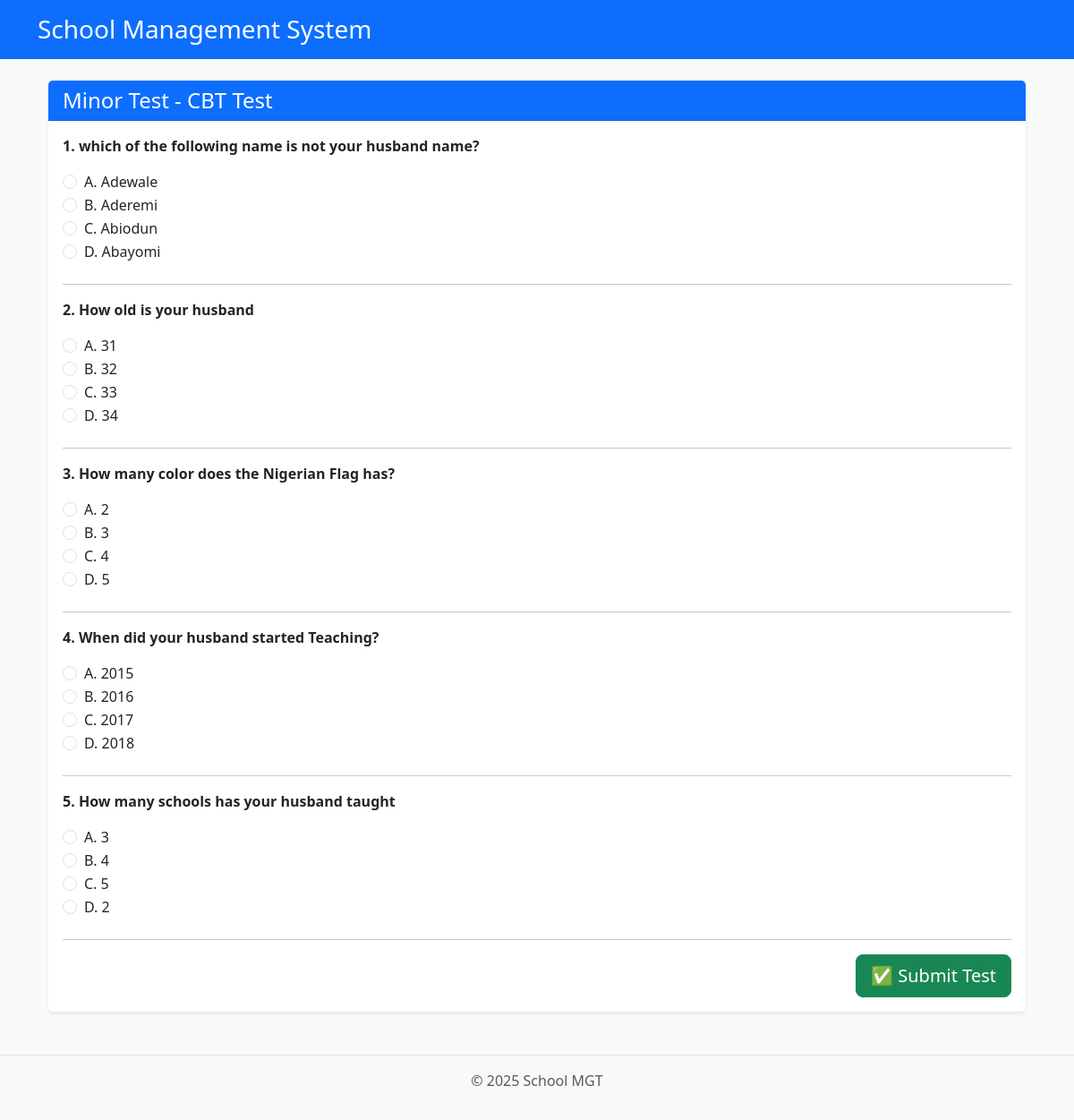
The page /student/cbt/start/4/ (signed in) on the database its author committed.
### core/models.py (models this page shows, shortened)
class CBTTest(models.Model):
    teacher = models.ForeignKey(TeacherProfile, on_delete=models.CASCADE)
    title = models.CharField(max_length=200)
    subject = models.ForeignKey(Subject, on_delete=models.CASCADE)
    classroom = models.ForeignKey(ClassRoom, on_delete=models.CASCADE)
    term = models.CharField(max_length=20)
    session = models.CharField(max_length=20)
    duration_minutes = models.PositiveIntegerField()
    total_questions = models.PositiveIntegerField()
    start_time = models.DateTimeField()
    end_time = models.DateTimeField()
    created_at = models.DateTimeField(auto_now_add=True)
    is_active = models.BooleanField(default=False)

class CBTQuestion(models.Model):
    test = models.ForeignKey(CBTTest, on_delete=models.CASCADE, related_name='questions')
    question_text = models.TextField()
    option_a = models.CharField(max_length=255)
    option_b = models.CharField(max_length=255)
    option_c = models.CharField(max_length=255)
    option_d = models.CharField(max_length=255)
    correct_option = models.CharField(max_length=1, choices=[
        ('A', 'Option A'),
        ('B', 'Option B'),
        ('C', 'Option C'),
        ('D', 'Option D')
    ])

### core/views.py (the view, shortened to what this page needs)
# urls.py: path('student/cbt/start/<int:test_id>/', views.start_cbt_test, name='start_cbt_test'),
@login_required
def start_cbt_test(request, test_id):
    test = get_object_or_404(CBTTest, id=test_id, is_active=True)
    student_profile = get_object_or_404(StudentProfile, user=request.user)
    if CBTSubmission.objects.filter(student=student_profile, test=test).exists():
        return render(request, 'student/cbt_already_taken.html', {'test': test})
    questions = CBTQuestion.objects.filter(test=test)
    return render(request, 'student/start_cbt_test.html', {'test': test, 'questions': questions})

### core/templates/student/start_cbt_test.html (shortened to what this page needs)
{% extends "base.html" %}
{% block content %}
<div class="container mt-4">
    <div class="card shadow-sm border-0">
        <div class="card-header bg-primary text-white">
            <h4 class="mb-0">{{ test.title }} - CBT Test</h4>
        </div>
        <div class="card-body">
            <form method="post">
                {% for question in questions %}
                    <div class="mb-4">
                        <p class="fw-bold">{{ forloop.counter }}. {{ question.question_text }}</p>
                        <div class="form-check">
                            <input class="form-check-input" type="radio" name="question_{{ question.id }}" value="A" id="q{{ question.id }}_a">
                            <label class="form-check-label" for="q{{ question.id }}_a">A. {{ question.option_a }}</label>
                        </div>
                        <div class="form-check">
                            <input class="form-check-input" type="radio" name="question_{{ question.id }}" value="B" id="q{{ question.id }}_b">
                            <label class="form-check-label" for="q{{ question.id }}_b">B. {{ question.option_b }}</label>
                        </div>
                        <div class="form-check">
                            <input class="form-check-input" type="radio" name="question_{{ question.id }}" value="C" id="q{{ question.id }}_c">
                            <label class="form-check-label" for="q{{ question.id }}_c">C. {{ question.option_c }}</label>
                        </div>
                        <div class="form-check">
                            <input class="form-check-input" type="radio" name="question_{{ question.id }}" value="D" id="q{{ question.id }}_d">
                            <label class="form-check-label" for="q{{ question.id }}_d">D. {{ question.option_d }}</label>
                        </div>
                    </div>
                    <hr>
                {% endfor %}
                <div class="text-end">
                    <button type="submit" class="btn btn-success btn-lg">
                        ✅ Submit Test
                    </button>
                </div>
            </form>
        </div>
    </div>
</div>
{% endblock %}

### core/templates/base.html (style rules this page uses)
body { background-color: #f8f9fa; }

### rows shown on the page
CBTTest: title "Minor Test"
CBTQuestion: question_text "which of the following name is not your husband name?", option_a "Adewale", option_b "Aderemi", option_c "Abiodun", option_d "Abayomi"
CBTQuestion: question_text "How old is your husband", option_a "31", option_b "32", option_c "33", option_d "34"
CBTQuestion: question_text "How many color does the Nigerian Flag has?", option_a "2", option_b "3", option_c "4", option_d "5"
CBTQuestion: question_text "When did your husband started Teaching?", option_a "2015", option_b "2016", option_c "2017", option_d "2018"
CBTQuestion: question_text "How many schools has your husband taught", option_a "3", option_b "4", option_c "5", option_d "2"
